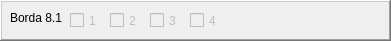
      <widget class="QFrame" name="frame_32">
       <property name="geometry">
        <rect>
         <x>458</x>
         <y>360</y>
         <width>391</width>
         <height>41</height>
        </rect>
       </property>
       <property name="frameShape">
        <enum>QFrame::WinPanel</enum>
       </property>
       <property name="frameShadow">
        <enum>QFrame::Raised</enum>
       </property>
       <widget class="QCheckBox" name="cb811">
        <property name="enabled">
         <bool>false</bool>
        </property>
        <property name="geometry">
         <rect>
          <x>70</x>
          <y>10</y>
          <width>41</width>
          <height>21</height>
         </rect>
        </property>
        <property name="text">
         <string>1</string>
        </property>
       </widget>
       <widget class="QCheckBox" name="cb812">
        <property name="enabled">
         <bool>false</bool>
        </property>
        <property name="geometry">
         <rect>
          <x>110</x>
          <y>10</y>
          <width>41</width>
          <height>21</height>
         </rect>
        </property>
        <property name="text">
         <string>2</string>
        </property>
       </widget>
       <widget class="QLabel" name="label_38">
        <property name="geometry">
         <rect>
          <x>10</x>
          <y>10</y>
          <width>58</width>
          <height>16</height>
         </rect>
        </property>
        <property name="text">
         <string>Borda 8.1</string>
        </property>
       </widget>
       <widget class="QCheckBox" name="cb813">
        <property name="enabled">
         <bool>false</bool>
        </property>
        <property name="geometry">
         <rect>
          <x>150</x>
          <y>10</y>
          <width>41</width>
          <height>21</height>
         </rect>
        </property>
        <property name="text">
         <string>3</string>
        </property>
       </widget>
       <widget class="QCheckBox" name="cb814">
        <property name="enabled">
         <bool>false</bool>
        </property>
        <property name="geometry">
         <rect>
          <x>190</x>
          <y>10</y>
          <width>41</width>
          <height>21</height>
         </rect>
        </property>
        <property name="text">
         <string>4</string>
        </property>
       </widget>
       <widget class="QFrame" name="frame_33">
        <property name="geometry">
         <rect>
          <x>460</x>
          <y>0</y>
          <width>391</width>
          <height>41</height>
         </rect>
        </property>
        <property name="frameShape">
         <enum>QFrame::WinPanel</enum>
        </property>
        <property name="frameShadow">
         <enum>QFrame::Raised</enum>
        </property>
        <widget class="QCheckBox" name="checkBox_265">
         <property name="geometry">
          <rect>
           <x>70</x>
           <y>10</y>
           <width>41</width>
           <height>21</height>
          </rect>
         </property>
         <property name="text">
          <string>1</string>
         </property>
        </widget>
        <widget class="QCheckBox" name="checkBox_266">
         <property name="geometry">
          <rect>
           <x>110</x>
           <y>10</y>
           <width>41</width>
           <height>21</height>
          </rect>
         </property>
         <property name="text">
          <string>2</string>
         </property>
        </widget>
        <widget class="QLabel" name="label_39">
         <property name="geometry">
          <rect>
           <x>10</x>
           <y>10</y>
           <width>58</width>
           <height>16</height>
          </rect>
         </property>
         <property name="text">
          <string>Borda 1.1</string>
         </property>
        </widget>
        <widget class="QCheckBox" name="checkBox_267">
         <property name="geometry">
          <rect>
           <x>150</x>
           <y>10</y>
           <width>41</width>
           <height>21</height>
          </rect>
         </property>
         <property name="text">
          <string>3</string>
         </property>
        </widget>
        <widget class="QCheckBox" name="checkBox_268">
         <property name="geometry">
          <rect>
           <x>190</x>
           <y>10</y>
           <width>41</width>
           <height>21</height>
          </rect>
         </property>
         <property name="text">
          <string>4</string>
         </property>
        </widget>
        <widget class="QCheckBox" name="checkBox_269">
         <property name="geometry">
          <rect>
           <x>230</x>
           <y>10</y>
           <width>41</width>
           <height>21</height>
          </rect>
         </property>
         <property name="text">
          <string>5</string>
         </property>
        </widget>
        <widget class="QCheckBox" name="checkBox_270">
         <property name="geometry">
          <rect>
           <x>270</x>
           <y>10</y>
           <width>41</width>
           <height>21</height>
          </rect>
         </property>
         <property name="text">
          <string>6</string>
         </property>
        </widget>
        <widget class="QCheckBox" name="checkBox_271">
         <property name="geometry">
          <rect>
           <x>310</x>
           <y>10</y>
           <width>41</width>
           <height>21</height>
          </rect>
         </property>
         <property name="text">
          <string>7</string>
         </property>
        </widget>
        <widget class="QCheckBox" name="checkBox_272">
         <property name="geometry">
          <rect>
           <x>350</x>
           <y>10</y>
           <width>41</width>
           <height>21</height>
          </rect>
         </property>
         <property name="text">
          <string>8</string>
         </property>
        </widget>
       </widget>
      </widget>
